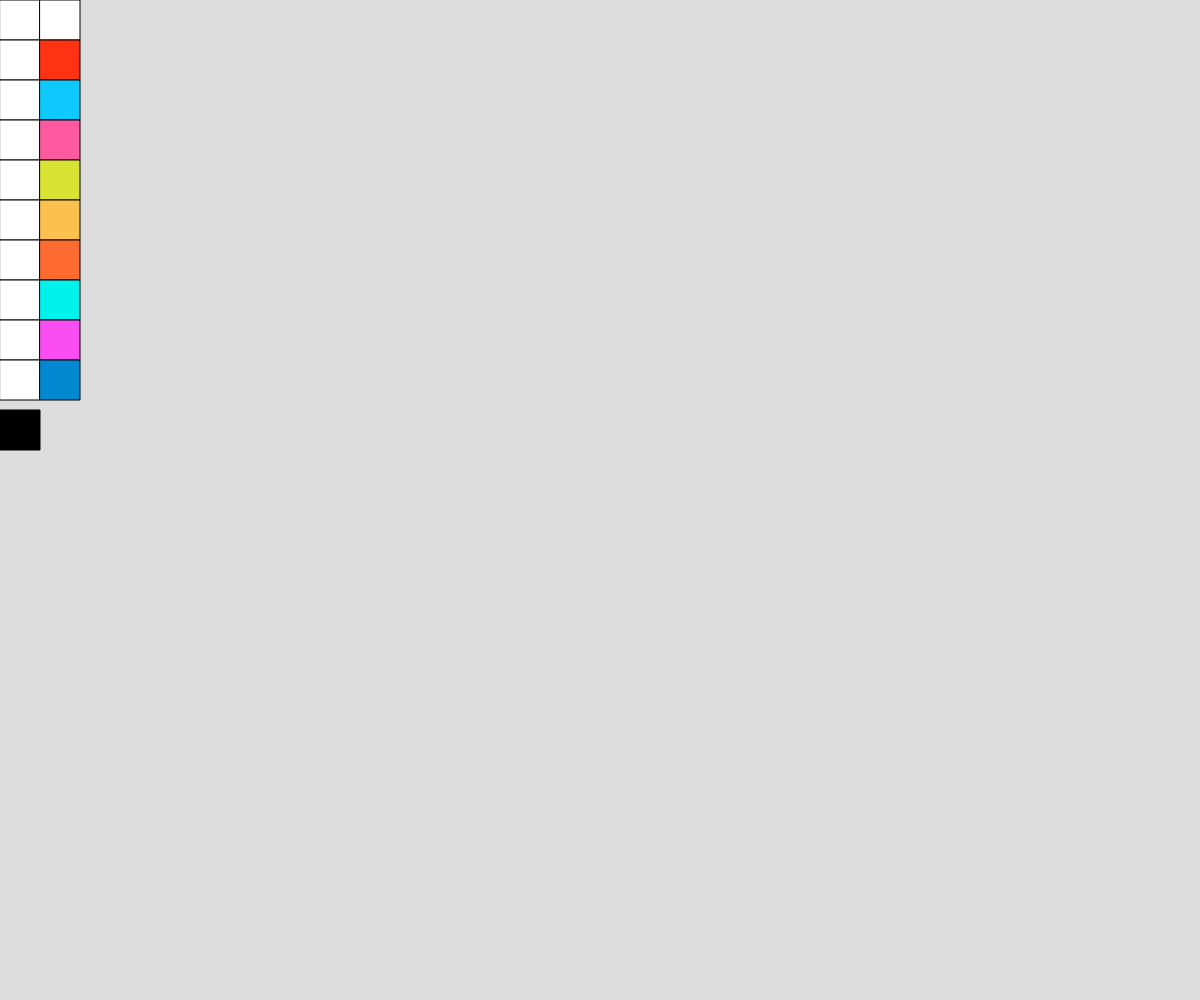
Frame 1 (no input)
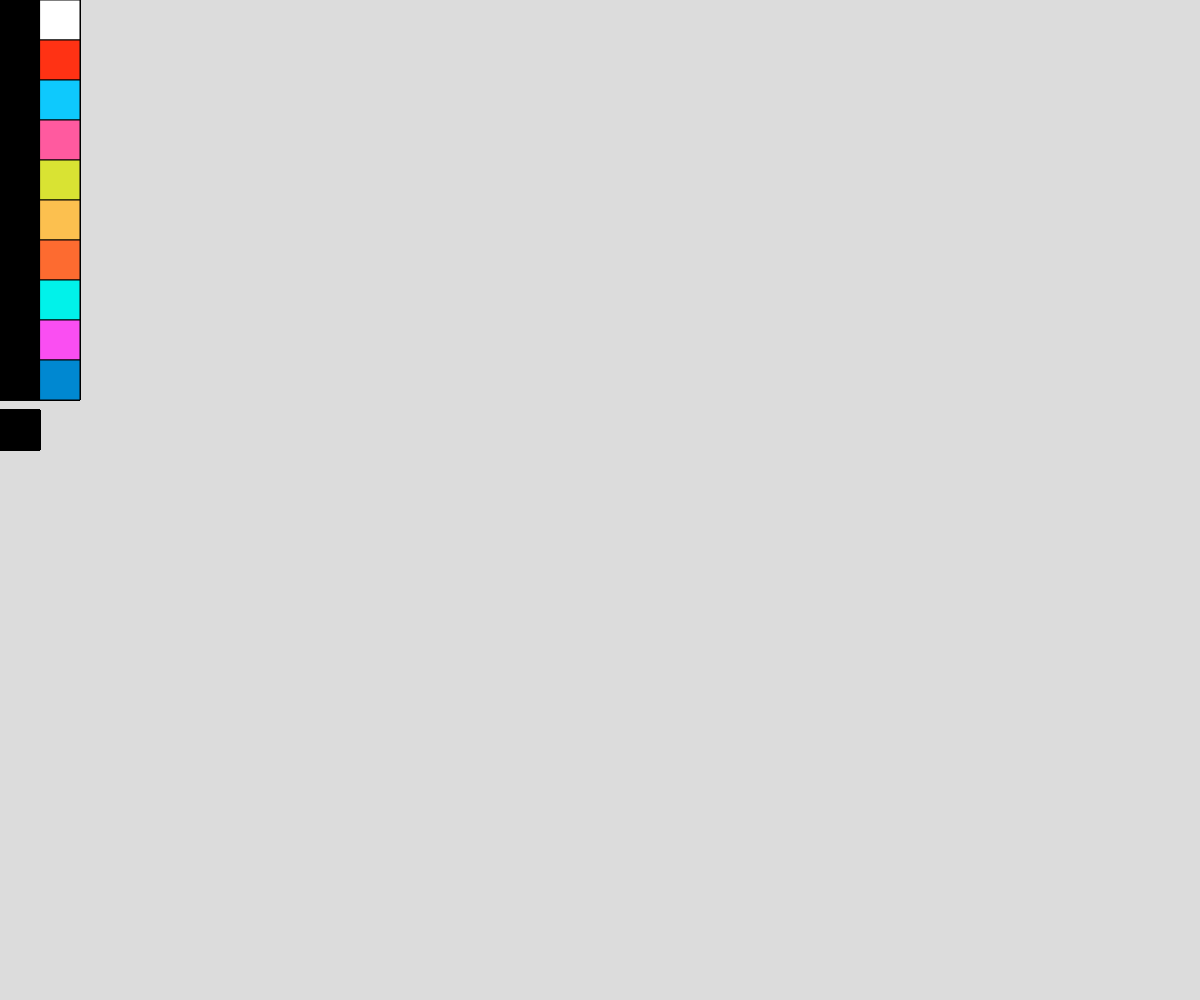
Frame 60 (no input)
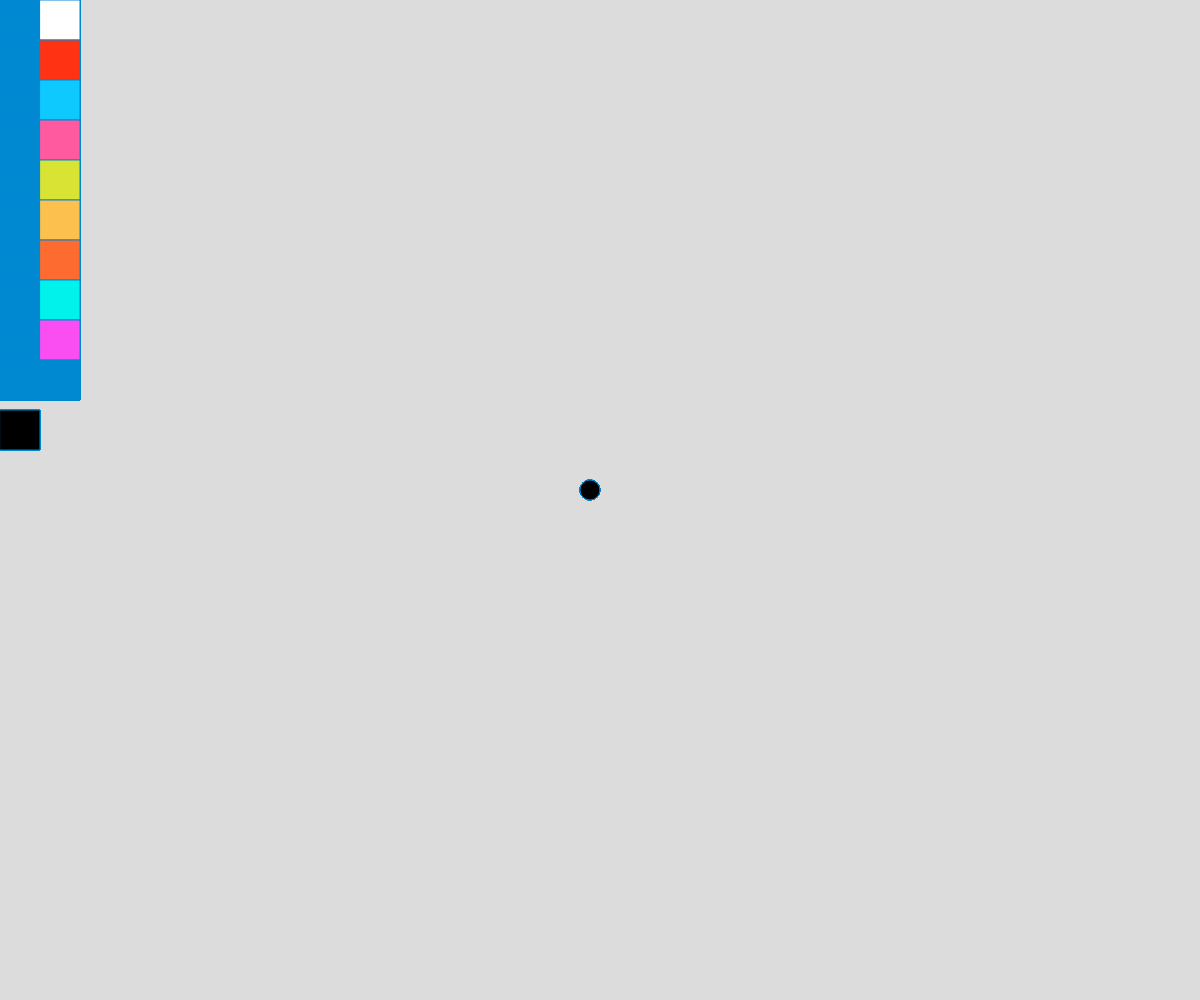
Frame 120 (the mouse pressed at the canvas centre since frame 60)

The p5.js sketch that drew these frames (run headless with seeded random() and noise() and a simulated clock; from frame 60 on, the mouse is pressed at the canvas centre):

// p5.js sketch
// ── sketch.js
var boton1x = 0;
var boton1y = 0;
var boton1tam = 40;

var boton2x = 0;
var boton2y = 40;
var boton2tam = 40;

var boton3x = 0;
var boton3y = 80;
var boton3tam = 40;

var boton4x = 0;
var boton4y = 120;
var boton4tam = 40;

var boton5x = 0;
var boton5y = 160;
var boton5tam = 40;

var boton6x = 0;
var boton6y = 200;
var boton6tam = 40;

var boton7x = 0;
var boton7y = 240;
var boton7tam = 40;

var boton8x = 0;
var boton8y = 280;
var boton8tam = 40;

var boton9x = 0;
var boton9y = 320;
var boton9tam = 40;

var boton10x = 0;
var boton10y = 360;
var boton10tam = 40;

var boton11x = 40;
var boton11y = 0;
var boton11tam = 40;

var boton12x = 40;
var boton12y = 40;
var boton12tam = 40;

var boton13x = 40;
var boton13y = 80;
var boton13tam = 40;

var boton14x = 40;
var boton14y = 120;
var boton14tam = 40;

var boton15x = 40;
var boton15y = 160;
var boton15tam = 40;

var boton16x = 40;
var boton16y = 200;
var boton16tam = 40;

var boton17x = 40;
var boton17y = 240;
var boton17tam = 40;

var boton18x = 40;
var boton18y = 280;
var boton18tam = 40;

var boton19x = 40;
var boton19y = 320;
var boton19tam = 40;

var boton20x = 40;
var boton20y = 360;
var boton20tam = 40;

var boton21x = 0;
var boton21y = 410;
var boton21tam = 40;


var herramienta = 1;
var herramienta = 2;
var herramienta = 3;
var herramienta = 4;
var herramienta = 5;
var herramienta = 6;
var herramienta = 7;
var herramienta = 8;




var colorSelect = 11;
var colorSelect = 12;
var colorSelect = 13;
var colorSelect = 14;
var colorSelect = 15;
var colorSelect = 16;
var colorSelect = 17;
var colorSelect = 18;
var colorSelect = 19;
var colorSelect = 20;

var tamano = 20;


function setup() {
  createCanvas(windowWidth, windowHeight);
  background(220);

}

function draw() {
  rect(boton1x, boton1y, boton1tam, boton1tam);
  rect(boton2x, boton2y, boton2tam, boton2tam);
  rect(boton3x, boton3y, boton3tam, boton3tam);
  rect(boton4x, boton4y, boton4tam, boton4tam);
  rect(boton5x, boton5y, boton5tam, boton5tam);
  rect(boton6x, boton6y, boton6tam, boton6tam);
  rect(boton7x, boton7y, boton7tam, boton7tam);
  rect(boton8x, boton8y, boton8tam, boton8tam);
  rect(boton9x, boton9y, boton9tam, boton9tam);
  rect(boton10x, boton10y, boton10tam, boton10tam);
  fill(255, 255, 255);
  rect(boton11x, boton11y, boton11tam, boton11tam);
  fill(255, 50, 20);
  rect(boton12x, boton12y, boton12tam, boton12tam);
  fill(14, 201, 253);
  rect(boton13x, boton13y, boton13tam, boton13tam);
  fill(255, 90, 159);
  rect(boton14x, boton14y, boton14tam, boton14tam);
  fill(217,227,51);
  rect(boton15x, boton15y, boton15tam, boton15tam);
  fill(252, 192, 79);
  rect(boton16x, boton16y, boton16tam, boton16tam);
  fill(253, 107, 48);
  rect(boton17x, boton17y, boton17tam, boton17tam);
  fill(1, 242, 234);
  rect(boton18x, boton18y, boton18tam, boton18tam);
  fill(250, 78, 242);
  rect(boton19x, boton19y, boton19tam, boton19tam);
  fill(0, 136, 209);
  rect(boton20x, boton20y, boton20tam, boton20tam);
  fill(0, 0, 0);
  rect(boton21x, boton21y, boton21tam, boton21tam);
if (mouseIsPressed) {
//botones

 
    //HERRAMIENTAS
    //lineas
    if (mouseX > boton1x && mouseX < boton1x + boton1tam && mouseY > boton1y && mouseY < boton1y + boton1tam) {
      herramienta = 1;
      //triangulo
    } else if (mouseX > boton2x && mouseX < boton2x + boton2tam && mouseY > boton2y && mouseY < boton2y + boton2tam) {
      herramienta = 2;
    } else if (mouseX > boton3x && mouseX < boton3x + boton3tam && mouseY > boton3y && mouseY < boton3y + boton3tam) {
      herramienta = 3;
    } else if (mouseX > boton4x && mouseX < boton4x + boton4tam && mouseY > boton4y && mouseY < boton4y + boton4tam) {
      herramienta = 4;
    } else if (mouseX > boton5x && mouseX < boton5x + boton5tam && mouseY > boton5y && mouseY < boton5y + boton5tam) {
      herramienta = 5;
    } else if (mouseX > boton6x && mouseX < boton6x + boton6tam && mouseY > boton6y && mouseY < boton6y + boton6tam) {
      herramienta = 6;
    } else if (mouseX > boton7x && mouseX < boton7x + boton7tam && mouseY > boton7y && mouseY < boton7y + boton7tam) {
      herramienta = 7;
    } else if (mouseX > boton9x && mouseX < boton9x + boton9tam && mouseY > boton9y && mouseY < boton9y + boton9tam) {
      tamano++;
    } else if (mouseX > boton10x && mouseX < boton10x + boton10tam && mouseY > boton10y && mouseY < boton10y + boton10tam) {
      tamano--;

      //COLORES 
    } else if (mouseX > boton11x && mouseX < boton11x + boton11tam && mouseY > boton12y && mouseY < boton12y + boton12tam) {
      colorSelect = 11;
    } else if (mouseX > boton12x && mouseX < boton12x + boton12tam && mouseY > boton12y && mouseY < boton12y + boton12tam) {
      colorSelect = 12;
    } else if (mouseX > boton13x && mouseX < boton13x + boton13tam && mouseY > boton13y && mouseY < boton13y + boton13tam) {
      colorSelect = 13;
    } else if (mouseX > boton14x && mouseX < boton14x + boton14tam && mouseY > boton14y && mouseY < boton14y + boton14tam) {
      colorSelect = 14;
    } else if (mouseX > boton15x && mouseX < boton15x + boton15tam && mouseY > boton15y && mouseY < boton15y + boton15tam) {
      colorSelect = 15;
    } else if (mouseX > boton16x && mouseX < boton16x + boton16tam && mouseY > boton16y && mouseY < boton16y + boton16tam) {} else if (mouseX > boton17x && mouseX < boton17x + boton17tam && mouseY > boton17y && mouseY < boton17y + boton17tam) {
      colorSelect = 16;
    } else if (mouseX > boton17x && mouseX < boton17x + boton17tam && mouseY > boton17y && mouseY < boton17y + boton17tam) {
      colorSelect = 17;
    } else if (mouseX > boton18x && mouseX < boton18x + boton18tam && mouseY > boton18y && mouseY < boton18y + boton18tam) {
      colorSelect = 18;
    } else if (mouseX > boton19x && mouseX < boton19x + boton19tam && mouseY > boton19y && mouseY < boton19y + boton19tam) {
      colorSelect = 19;
    } else if (mouseX > boton20x && mouseX < boton20x + boton20tam && mouseY > boton20y && mouseY < boton20y + boton20tam) {
      colorSelect = 20;

      //BORRADOR
    } else if (mouseX > boton21x && mouseX < boton21x + boton21tam && mouseY > boton21y && mouseY < boton21y + boton21tam) {
      background(255, 255, 255);


    } else {

      if (herramienta == 1) {
        //rect(mouseX - 10, mouseY - 10, tamano, tamano);
        quad(mouseX + 10, mouseY, mouseX, mouseY - 10, tamano, tamano, mouseX - 10, mouseY);
      }
      if (herramienta == 2) {
        
      }
      if (herramienta == 3) {
        quad(mouseX + 10, mouseY, tamano, tamano, mouseX, mouseY - 10, mouseX - 10, mouseY);
      }
      if (herramienta == 4) {
        line(mouseX, mouseY, tamano, tamano);
        ellipse(mouseX - 10, mouseY - 10, tamano, tamano);
      }
      if (herramienta == 5) {
        quad(mouseX - 10, mouseY - 10, mouseX - 10, mouseY - 10, mouseX - 10, mouseY - 10, tamano, tamano);
      }
      if (herramienta == 6) {
        ellipse(mouseX - 10, mouseY - 10, tamano, tamano);
      }
      if (herramienta == 7) {
        quad(mouseX - 10, mouseY - 10, mouseX - 10, mouseY - 10, mouseX - 10, mouseY - 10, tamano, tamano);
      }
      if (herramienta == 8) {
        ellipse(mouseX - 10, mouseY - 10, tamano, tamano);
      }
    


      if (colorSelect == 11) {
        fill(255, 255, 255);
        stroke(255, 255, 255);
      }

      if (colorSelect == 12) {
        fill(255, 50, 20);
        stroke(255, 50, 20);
      }
      if (colorSelect == 13) {
        fill(14, 201, 253);
        stroke(14, 201, 253);
      }

      if (colorSelect == 14) {
        fill(255, 90, 159);
        stroke(255, 90, 159);
      }
      if (colorSelect == 15) {
        fill(217, 227, 51);
        stroke(217, 227, 51);
      }

      if (colorSelect == 16) {
        fill(252, 192, 79);
        stroke(252, 192, 79);
      }
      if (colorSelect == 17) {
        fill(253, 107, 48);
        stroke(253, 107, 48);
      }
      if (colorSelect == 18) {
        fill(1, 242, 234);
        stroke(1, 242, 234);
      }
      if (colorSelect == 19) {
        fill(250, 78, 242);
        stroke(250, 78, 242);
      }
      if (colorSelect == 20) {
        fill(0, 136, 209);
        stroke(0, 136, 209);
      }

      if (tamano < 0) {
        tamano = 0;
      }



    }

  }

}
